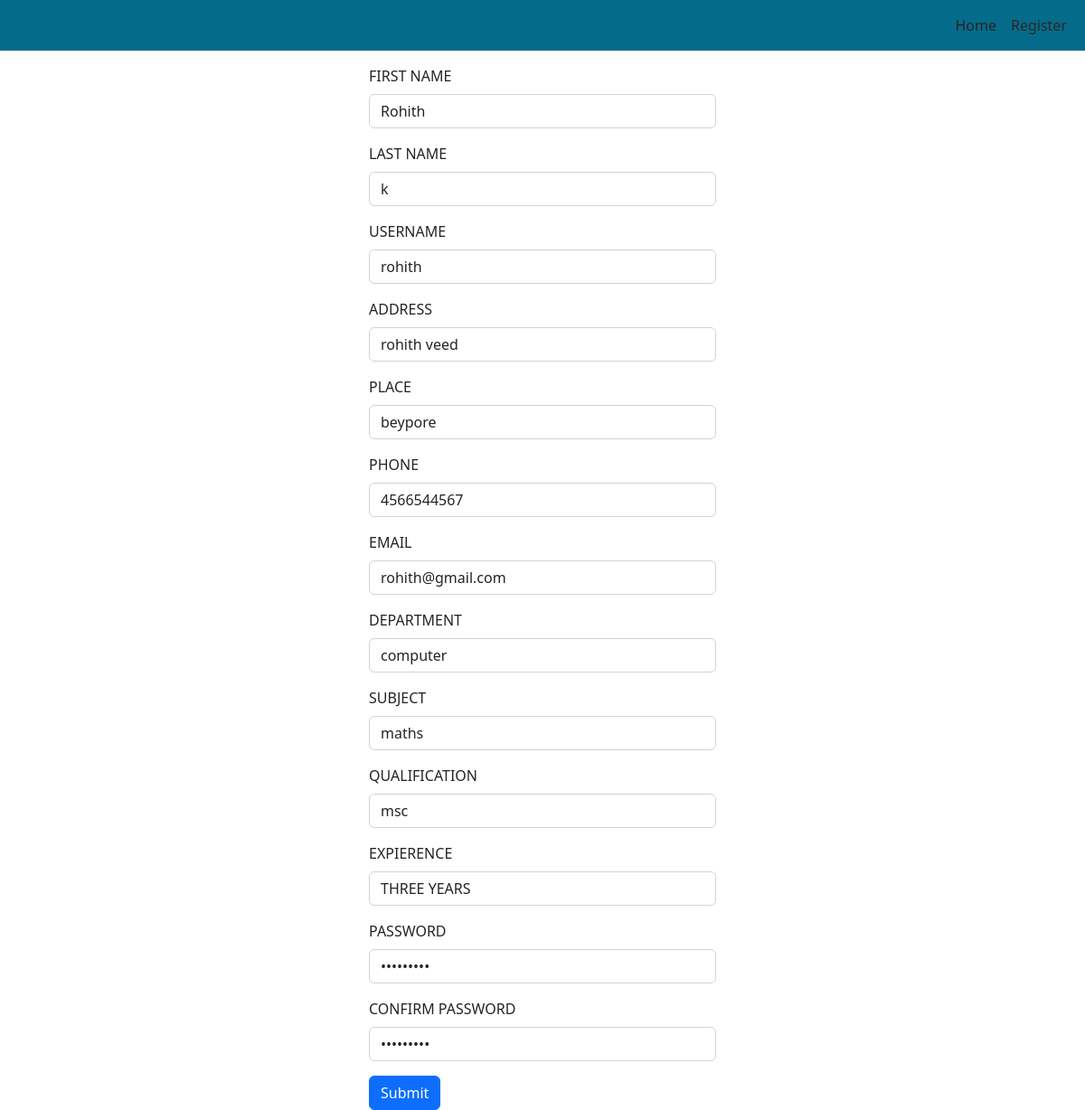
Page /teacheredit/2 on the committed database.
### application/models.py (models this page shows, shortened)
class Add_teacher(models.Model):
    user=models.ForeignKey(User,on_delete=models.CASCADE)
    Hfirstname=models.CharField(max_length=30)
    Hlastname=models.CharField(max_length=30)
    Husername=models.CharField(max_length=20)
    Hadress=models.CharField(max_length=50)
    Hplace=models.CharField(max_length=30)
    Hphone=models.IntegerField()
    Hemail=models.EmailField()
    Hdepartment=models.CharField(max_length=15)
    Hsubject=models.CharField(max_length=15)
    Hqualification=models.CharField(max_length=30)
    Hexperience=models.CharField(max_length=50)
    Hpassword=models.CharField(max_length=15)
    Hcpassword=models.CharField(max_length=15)
    role=models.CharField(max_length=10)
    status=models.CharField(max_length=30)

### application/views.py (the view)
# urls.py: path('teacheredit/<int:techereditid>',views.teacheredit,name='teacheredit'),
def teacheredit(request,techereditid):
    teach=Add_teacher.objects.get(id=techereditid)
    return render(request,'teacherprofileupdate.html',{"teach":teach})

### application/templates/teacherprofileupdate.html (shortened to what this page needs)
<!DOCTYPE html>
<html lang="en">
<head>
    <link rel="stylesheet" href="https://cdn.jsdelivr.net/npm/bootstrap@5.2.3/dist/css/bootstrap.min.css">
    <link rel="stylesheet" href="../static/css/teacherprofileupdate.css">
</head>
<body>
    <div class="row ">
        <div class="col-lg-12">
            <nav class="navbar navbar-expand-lg" style="background-color: rgb(5, 107, 138);">
                <div class="container-fluid">
                    <div class="collapse navbar-collapse " id="navbarTogglerDemo01">
                        <div class=" ms-auto">
                            <ul class="navbar-nav me-auto mb-2 mb-lg-0 ">
                                <li class="nav-item">
                                    <a class="nav-link" style="color: rgb(38, 35, 35);" href="#">Home</a>
                                </li>
                                <li class="nav-item">
                                    <a class="nav-link" style="color: rgb(44, 40, 40);" href="#">Register</a>
                                </li>
                            </ul>
                        </div>
                    </div>
                </div>
            </nav>
        </div>
    </div>
    <form method="post" action="{% url 'teacherupdate' teach.id %}">
    <div class="row mt-3">
        <div class="col-lg-4 col-md-4 col-sm-4 "></div>
        <div class="col-lg-4 col-md-4 col-sm-4">
    <div class="mb-3">
      <label for="exampleInputEmail1" class="form-label">FIRST NAME</label>
      <input type="text" class="form-control" name="FNAME" value="{{teach.Hfirstname}}">
    </div>
    <div class="mb-3 md-4">
      <label for="exampleInputPassword1" class="form-label">LAST NAME</label>
      <input type="text" class="form-control" name="LNAME" value="{{teach.Hlastname}}">
    </div>
    <div class="mb-3 md-4">
      <label for="exampleInputPassword1" class="form-label">USERNAME</label>
      <input type="text" class="form-control" name="UNAME" value="{{teach.Husername}}">
    </div>
    <div class="mb-3 md-4">
      <label for="exampleInputPassword1" class="form-label">ADDRESS</label>
      <input type="text" class="form-control" name="HADDRESS" value="{{teach.Hadress}}">
    </div>
    <div class="mb-3 md-4">
      <label for="exampleInputPassword1" class="form-label">PLACE</label>
      <input type="text" class="form-control" name="HPLACE" value="{{teach.Hplace}}">
    </div>
    <div class="mb-3 md-4">
      <label for="exampleInputPassword1" class="form-label">PHONE</label>
      <input type="text" class="form-control" name="HPHONE" value="{{teach.Hphone}}">
    </div>
     <div class="mb-3 md-4">
      <label for="exampleInputPassword1" class="form-label">EMAIL</label>
      <input type="text" class="form-control" name="HEMAIL" value="{{teach.Hemail}}">
    </div>
     <div class="mb-3 md-4">
      <label for="exampleInputPassword1" class="form-label">DEPARTMENT</label>
      <input type="text" class="form-control" name="HDEPARTMENT" value="{{teach.Hdepartment}}">
    </div>
    <div class="mb-3 md-4">
        <label for="exampleInputPassword1" class="form-label">SUBJECT</label>
        <input type="text" class="form-control" name="HSUBJECT" value="{{teach.Hsubject}}">
      </div>
     <div class="mb-3 md-4">
      <label for="exampleInputPassword1" class="form-label">QUALIFICATION</label>
      <input type="text" class="form-control" name="HQUALIFICATION" value="{{teach.Hqualification}}">
    </div>
     <div class="mb-3 md-4">
      <label for="exampleInputPassword1" class="form-label">EXPIERENCE</label>
      <input type="text" class="form-control" name="HEXPERIENCE" value="{{teach.Hexperience}}">
    </div>
     <div class="mb-3 md-4">
      <label for="exampleInputPassword1" class="form-label">PASSWORD</label>
      <input type="password" class="form-control" name="HPASSWORD" value="{{teach.Hpassword}}">
    </div>
     <div class="mb-3 md-4">
      <label for="exampleInputPassword1" class="form-label">CONFIRM PASSWORD</label>
      <input type="password" class="form-control" name="HCFPASSWORD" value="{{teach.Hcpassword}}">
    </div>
    <button type="submit" class="btn btn-primary">Submit</button>
  </form>
  <div class="col-lg-4 col-sm-4"></div>
</body>
</html>

### application/static/css/teacherprofileupdate.css (style rules this page uses)
body,html { overflow-x: hidden; }

### rows in the picture
Add_teacher: FNAME "Rohith", LNAME "k", UNAME "rohith", HADDRESS "rohith veed", HPLACE "beypore", HPHONE "4566544567", HEMAIL "rohith@gmail.com", HDEPARTMENT "computer", HSUBJECT "maths", HQUALIFICATION "msc", HEXPERIENCE "THREE YEARS"
